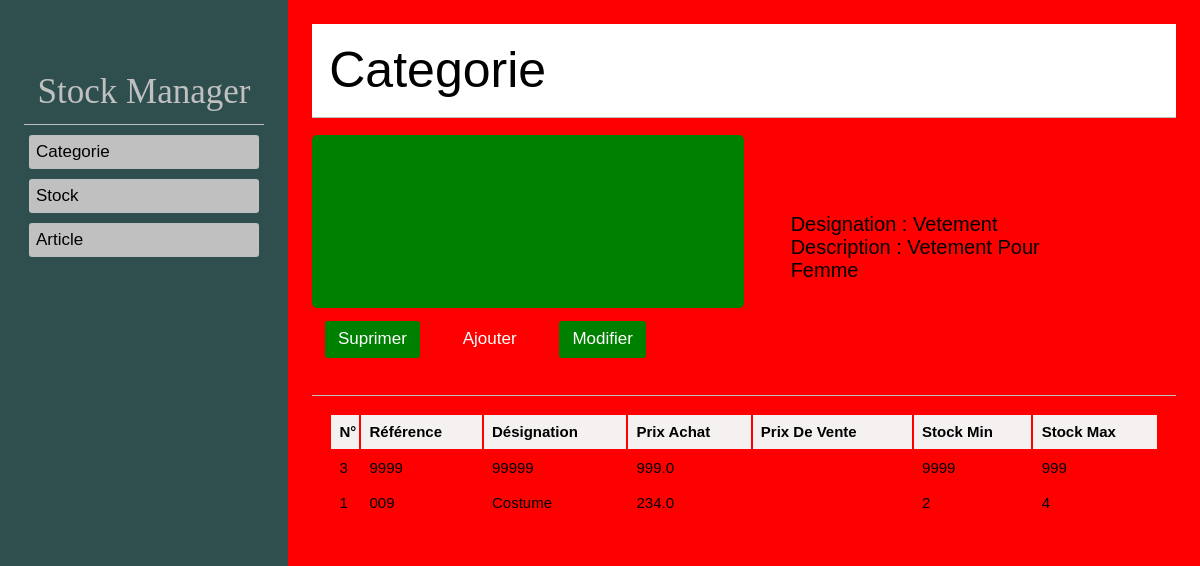
The page /stock/categorie/1/ on the database its author committed.
### stock/models.py (models this page shows, shortened)
class categorie(models.Model):
    designation = models.CharField(max_length=100)
    description = models.CharField(max_length=200)
    isarchived = models.BooleanField(default="False")

class article(models.Model):
    reference = models.CharField(max_length=100)
    designation =models.CharField(max_length=100)
    description =models.TextField(max_length=300)
    prixAchat = models.FloatField(default=0.0)
    prixVente = models.FloatField(default=0.0)
    stockmin = models.IntegerField(default=0)
    stockmax = models.IntegerField(default=0)
    categorie = models.ForeignKey(categorie,on_delete=models.PROTECT, related_name="articles")

### stock/views.py (the view)
# urls.py: path('categorie/<int:id>/', views.categories,name='categorie'),
def categories(request , id):
    Categories = get_object_or_404(models.categorie, id=id)
    articles = models.article.objects.filter(categorie=id).order_by('designation')[:6]
    context ={
        "categorie":Categories,
        "article":articles
    }
    return render(request, 'stock/categorie/categorie.html', context)

### stock/templates/stock/categorie/categorie.html (shortened to what this page needs)
{% extends 'base.html' %}
{% block content %}
<div class="title-index">
    <span>categorie</span>
</div>
<div class="sub-title-catgorie">
    <div class="div1">
        <div class="image"></div>
        <div>
            <a href="{% url 'delete_categorie_confirm' categorie.id %}"><button style="background-color: green">suprimer</button></a>
            <a href="{% url 'add_categorie' %}"><button style="background-color: red">ajouter</button></a>
            <a href="{% url 'modification_categorie' categorie.id %}"><button style="background-color: green">modifier</button></a>
        </div>
    </div>
    <div class="div2">
        <div>
            <span>designation : {{categorie.designation}}</span><br>
            <span>description : {{categorie.description}}</span>
        </div>
    </div>
</div>
<div class="liste-article-categorie">
    <table class="table-categorie">
        <tr>
            <th>n°</th>
            <th>référence</th>
            <th>désignation</th>
            <th>prix achat</th>
            <th>prix de vente</th>
            <th>stock min</th>
            <th>stock max</th>
        </tr>
        {% for art in article %}
        <tr>
            <td>{{art.id}}</td>
            <td>{{art.reference}}</td>
            <td>{{art.designation}}</td>
            <td>{{art.prixAchat}}</td>
            <td>{{prixVente}}</td>
            <td>{{art.stockmin}}</td>
            <td>{{art.stockmax}}</td>
        </tr>
         {% endfor %}
    </table>
</div>
{% endblock %}

### stock/static/stock/style.css (style rules this page uses)
body { background-color: red; }

### templates/base.html (style rules this page uses)
body { margin: 0% ; }
a { text-decoration: none; color: black; }

### stock/templates/stock/categorie/categorie.html (style rules this page uses)
.title-index { padding: 2%; font-size: 50px; text-transform: capitalize; font-family: sans-serif; border-bottom: 1px solid silver; position: sticky; top: 0px; background-color: white; }
.sub-title-catgorie { display: flex; padding-bottom: 2%; }
.sub-title-catgorie .div1 { width: 50%; }
.sub-title-catgorie .div2 div { padding: 3% 4%; font-family: sans-serif; font-size: 20px; text-transform: capitalize; }
.sub-title-catgorie .div1 .image { padding:20% 4%; border-radius: 5px; background-color: green; margin-top: 4%; margin-bottom: 3%; }
.sub-title-catgorie .div2 { padding: 10% 0%; width: 35%; margin-left: 4%; }
.sub-title-catgorie .div1 div button { padding: 2% 3%; margin: 0% 3%; border: 0px; border-radius: 3px; font-family: sans-serif; font-size: 17px; text-transform: capitalize; color: white; }
.liste-article-categorie { padding: 2%; border-top: 1px solid silver; }
.table-categorie { width: 100%; }
.table-categorie tr { font-family: sans-serif; text-align: left; font-size: 15px; text-transform: capitalize; }
.table-categorie th { background-color: #f5f1f1; padding: 1% 1%; }
.table-categorie td { padding: 1% 1%; }

### rows shown on the page
categorie: designation "Vetement", description "Vetement Pour Femme"
article: id "3", reference "9999", designation "99999", prixAchat "999.0", stockmin "9999", stockmax "999"
article: id "1", reference "009", designation "Costume", prixAchat "234.0", stockmin "2", stockmax "4"
